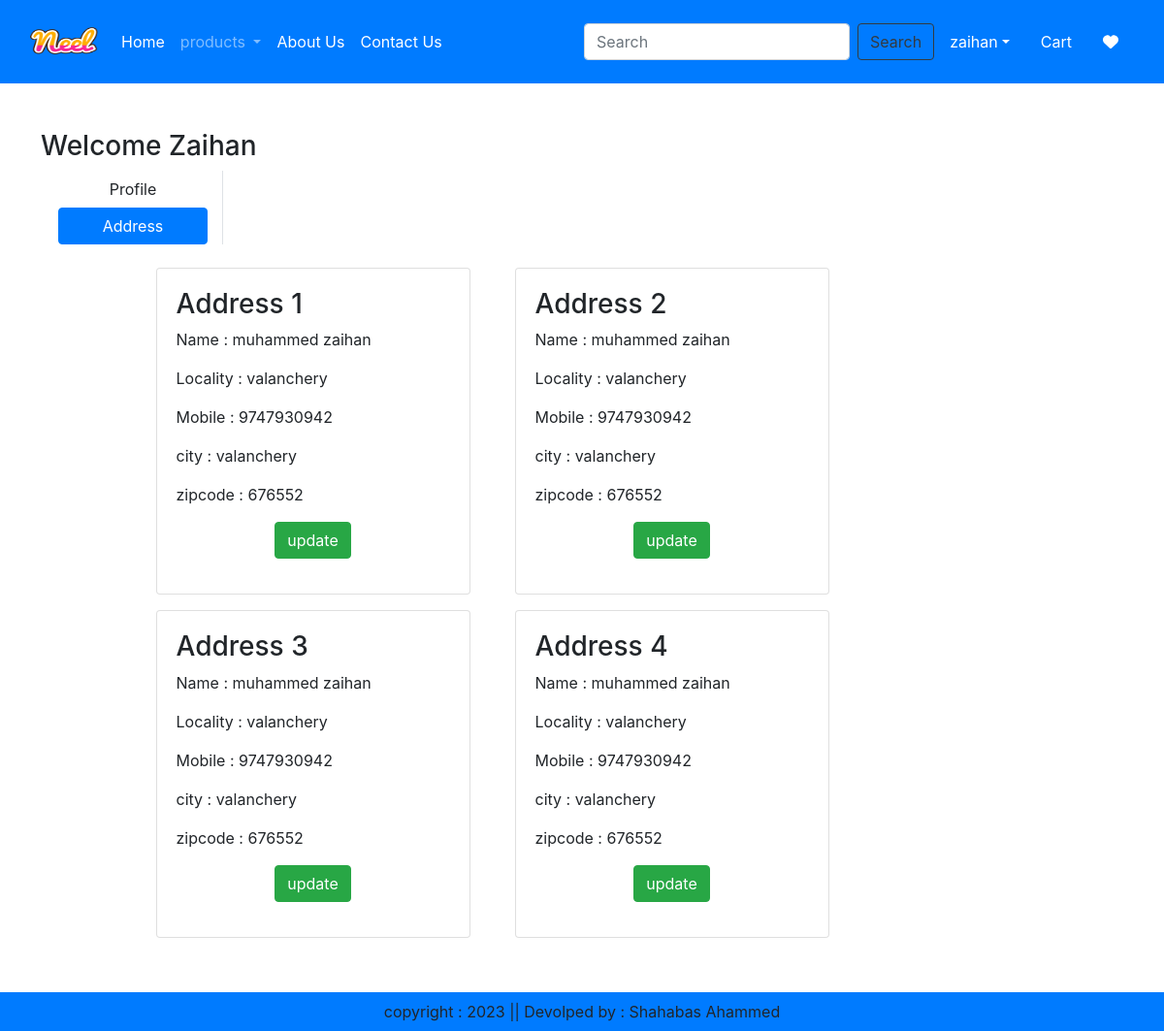
/address/ (signed in), run on an earlier commit of the app's database.
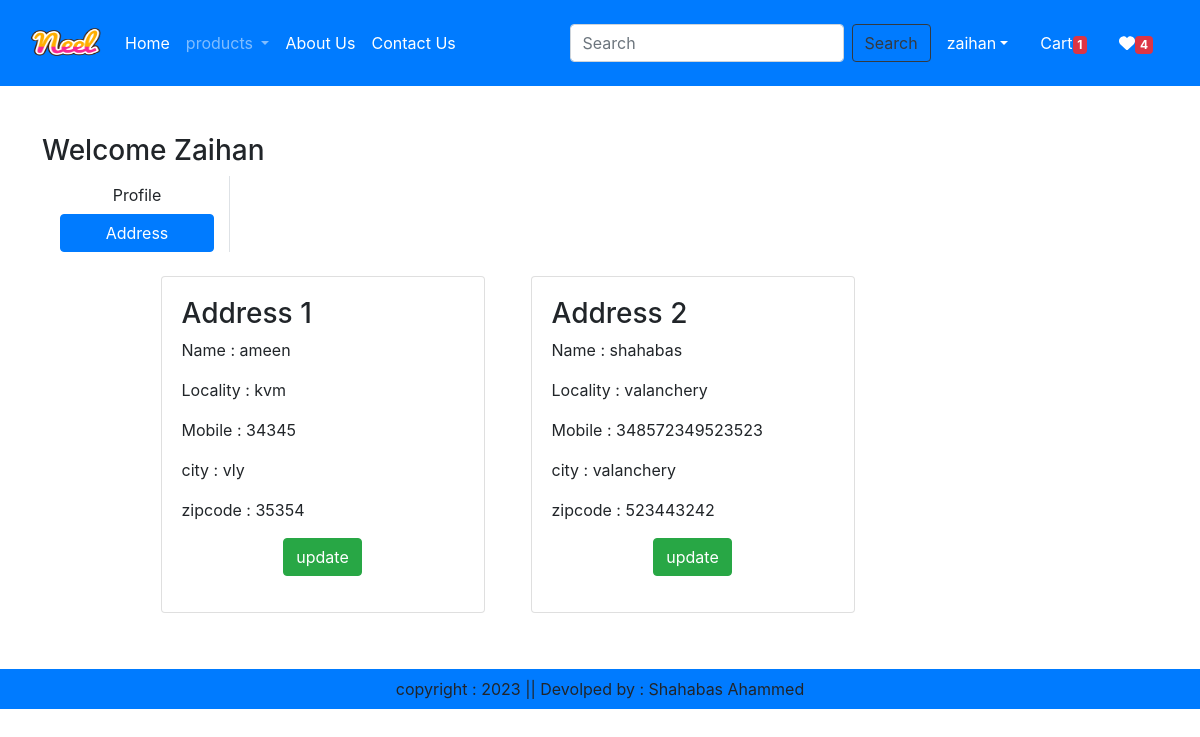
And on a later commit of the database.
### ecommerce/models.py (models this page shows, shortened)
class Customer(models.Model):
    user = models.ForeignKey(User, on_delete=models.CASCADE)
    name = models.CharField(max_length=200)
    locality = models.CharField(max_length=200)
    city = models.CharField(max_length=50)
    mobile = models.IntegerField(default=0)
    zipcode = models.IntegerField()

### ecommerce/views.py (the view)
# urls.py: path('address/' ,views.address,name='address'),
@login_required
def address(request):
    totalitem = 0
    wishitem = 0
    if request.user.is_authenticated:
        totalitem = len(Cart.objects.filter(user=request.user))
        wishitem = len(Wishlist.objects.filter(user=request.user))
    add = Customer.objects.filter(user = request.user)
    return render(request,'address.html',locals())

### ecommerce/templates/address.html (shortened to what this page needs)
{% extends 'base.html' %}
{% load static  %}
{% block main-content %}
<div class="container my-5">
    <div class="row">
        <h3 > Welcome <span class="text-capitalize">{{request.user}}</span></h3>
    </div>
    <div class="col-sm-2 border-end">
        <ul class="list-unstyled">
            <li class="d-grid"><a href="{% url 'profile' %}" class="btn ">Profile</a></li>
            <li class="d-grid"><a href="{% url 'address' %}" class="btn btn-primary">Address</a></li>
        </ul>
    </div>
    <div class="col-sm-8 offset-sm-1">
        <div class="row">
            {% for ad in add %}
            <div class="col-sm-6">
                <div  class="card m-2">
                    <div class="card-body">
                        <h3>Address  {{forloop.counter}}</h3>
                        <p>Name : {{ad.name}}</p>
                        <p>Locality : {{ ad.locality}}</p>
                        <p>Mobile : {{ad.mobile}}</p>
                        <p>city : {{ad.city}}</p>
                        <p>zipcode : {{ad.zipcode}}</p>
                        <p class="text-center "><a href="{% url 'updateaddress' ad.id %}" type="button" class="btn btn-success">update</a></p>
                    </div>
                </div>
            </div>
            {% endfor %}
        </div>
    </div>
</div>
{% endblock main-content%}

### ecommerce/templates/base.html (shortened to what this page needs)
<!DOCTYPE html>
{% load static %}
<html lang="en">
<head>
    <link href="https://cdn.jsdelivr.net/npm/bootstrap@5.2.3/dist/css/bootstrap.min.css" rel="stylesheet">
    <link rel="stylesheet" href="https://cdn.jsdelivr.net/npm/bootstrap@4.0.0/dist/css/bootstrap.min.css">
    <link rel="stylesheet" href="https://cdnjs.cloudflare.com/ajax/libs/font-awesome/5.15.3/css/all.min.css">
    <link rel="stylesheet" href="{% static 'css/owl.carousel.min.css'  %}">
    <link rel="stylesheet" href="{% static 'all.min.css'  %}">
    <link rel="stylesheet" href="{% static 'css/style.css'  %}">
</head>
<body>
    <nav class="navbar navbar-expand-lg navbar-dark bg-primary">
        <div class="container-fluid">
          <a class="navbar-brand" href="#">
            <img src="{% static 'images/Neel.png' %}"  width="70" height="60" alt="">
          </a>
          <div class="collapse navbar-collapse" id="navbarSupportedContent">
            <ul class="navbar-nav me-auto mb-2 mb-lg-0">
              {% if request.user.is_authenticated %}
              <li class="nav-item">
                <a class="nav-link active" aria-current="page" href="/">Home</a>
              </li>
              <li class="nav-item dropdown">
                <a class="nav-link dropdown-toggle " href="#" role="button" data-bs-toggle="dropdown" aria-expanded="false">
                  products
                </a>
              </li>
              <li class="nav-item">
                <a class="nav-link text-white" href="{% url 'about' %}">About Us</a>
              </li>
              <li class="nav-item">
                <a class="nav-link text-white" href="{% url 'contact' %}">Contact Us</a>
              </li>
            </ul>
            <form class="d-flex" role="search" action="/search">
              <input class="form-control me-2" type="search" placeholder="Search" name="search" aria-label="Search">
              <button class="btn btn-outline-dark" type="submit">Search</button>
            </form>
          </div>
          <ul class="navbar-nav me-auto mb-2 mb-lg-0">
            <li class="nav-item dropdown mx-2">
                <a class="nav-link dropdown-toggle text-white" href="" id="profileDropdown" role="bu
                " data-bs-toggle="dropdown" aria-expanded="false">{{request.user}}</a>
            </li>
            <li class="nav-item mx-2">
                <a href="{% url 'showcart' %}" class="nav-link text-white">Cart<span class="badge bg-danger">{% if totalitem > 0 %}{{totalitem}}{% endif %}</span> </a>
            </li>
            <li class="nav-item mx-2">
                <a href="{% url 'showwishlist' %}" class="nav-link text-white"><i class="fa fa-heart"></i><span class="badge bg-danger">{% if wishitem > 0 %}{{wishitem}}{% endif %}</span> </a>
            </li>
          {% endif %}
          </ul>
        </div>
    </nav>
    {% block main-content %} {% endblock main-content %}
    <footer class="container-fluid  bg-primary text-center p-2 mt-5">
        copyright : 2023 || Devolped by : Shahabas Ahammed
    </footer>
</body>
</html>

What changed in the data, as far as the page shows it:
removed Customer: name "muhammed zaihan", locality "valanchery", mobile "9747930942", city "valanchery", zipcode "676552"
removed Customer: name "muhammed zaihan", locality "valanchery", mobile "9747930942", city "valanchery", zipcode "676552"
removed Customer: name "muhammed zaihan", locality "valanchery", mobile "9747930942", city "valanchery", zipcode "676552"
removed Customer: name "muhammed zaihan", locality "valanchery", mobile "9747930942", city "valanchery", zipcode "676552"
added Customer: name "ameen", locality "kvm", mobile "34345", city "vly", zipcode "35354"
added Customer: name "shahabas", locality "valanchery", mobile "348572349523523", city "valanchery", zipcode "523443242"
Also different on the page:
{{ totalitem }}: (not shown) → "1"
{{ wishitem }}: (not shown) → "4"
